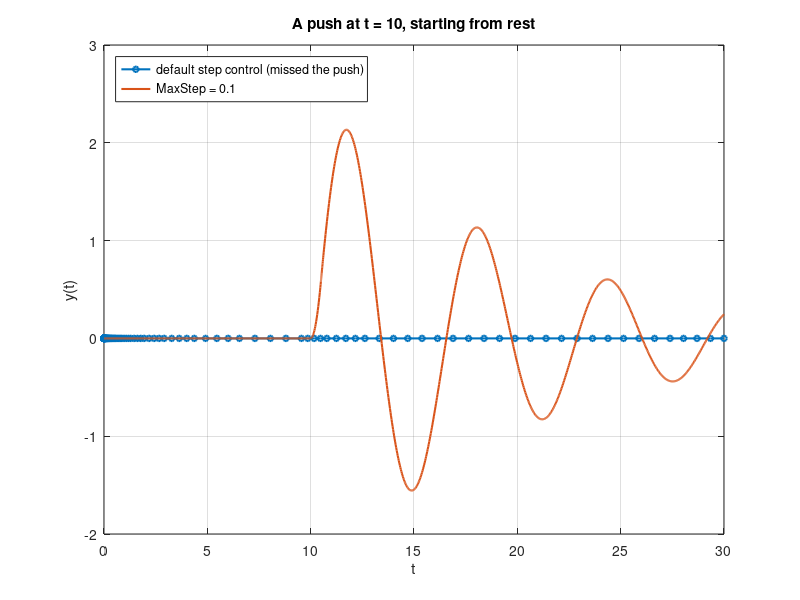

This chart was generated by the following MATLAB code:
%% missedPush.m
% A short push applied to a spring at rest. With its default settings,
% ode45 can take a step so long that it jumps over the push and never sees it.
% Limiting the step size with MaxStep fixes it. Run as is.

clear; close all;

m = 1;  b = 0.2;  k = 1;
f = @(t) 5 * (t >= 10 & t <= 10.5);       % push of size 5 for half a second
rhs = @(t, Y) [ Y(2); ( f(t) - b*Y(2) - k*Y(1) ) / m ];
tspan = [0 30];
Y0 = [0; 0];                              % at rest, so nothing happens before t = 10

optsA = odeset('RelTol', 1e-6, 'AbsTol', 1e-9);
optsB = odeset('RelTol', 1e-6, 'AbsTol', 1e-9, 'MaxStep', 0.1);

[tA, YA] = ode45(rhs, tspan, Y0, optsA);
[tB, YB] = ode45(rhs, tspan, Y0, optsB);

fprintf('No MaxStep:      largest |y| = %.4f\n', max(abs(YA(:,1))));
fprintf('MaxStep = 0.1:   largest |y| = %.4f\n', max(abs(YB(:,1))));

figure('Position', [100 100 1000 400]);
plot(tA, YA(:,1), 'o-', 'LineWidth', 1.5, 'MarkerSize', 4); hold on;
plot(tB, YB(:,1), '-', 'LineWidth', 1.5);
hold off; grid on;
xlabel('t'); ylabel('y(t)');
title('A push at t = 10, starting from rest');
legend('default step control (missed the push)', 'MaxStep = 0.1', 'Location', 'northwest');
